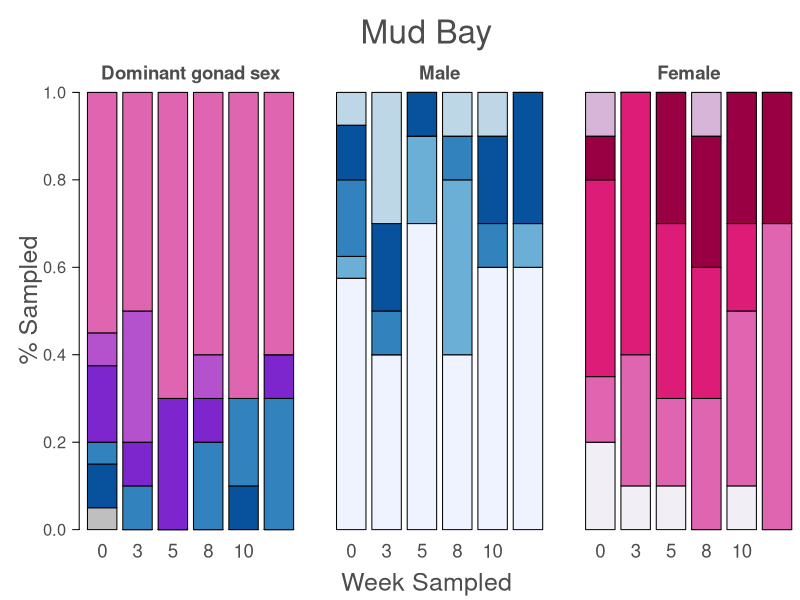
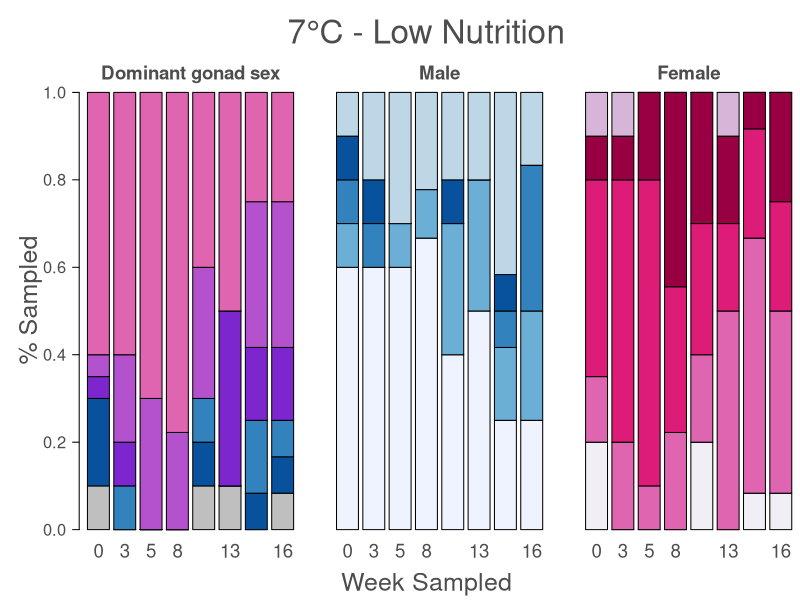
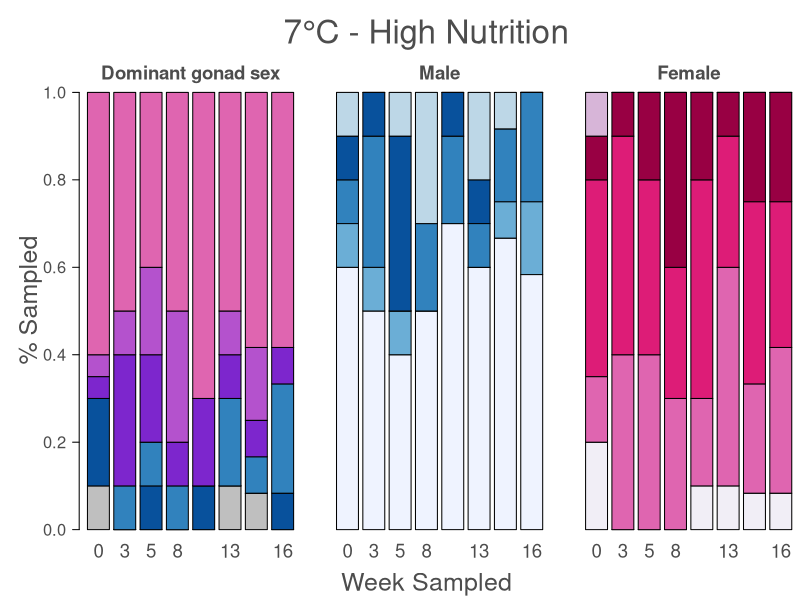
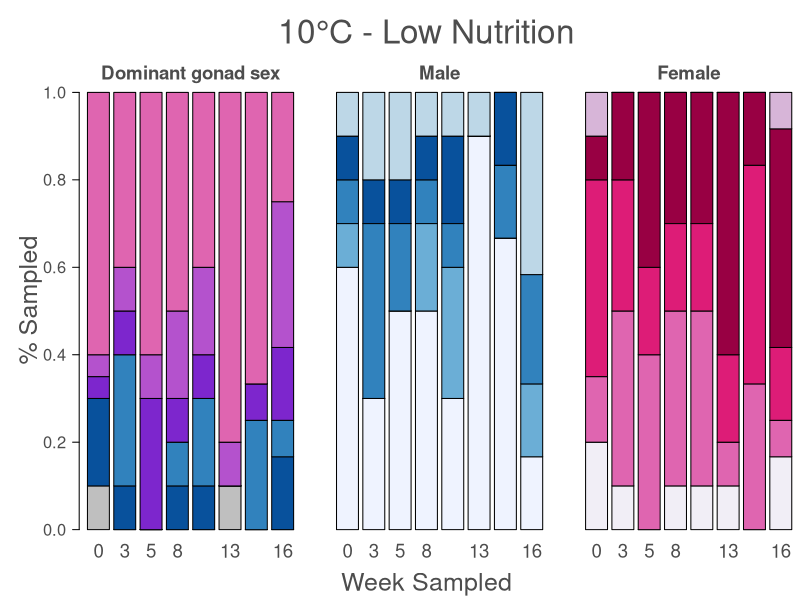
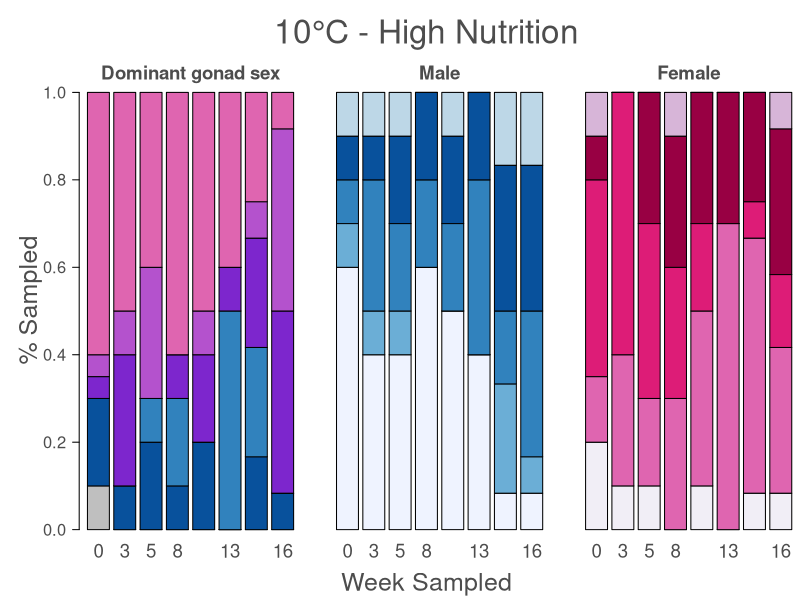
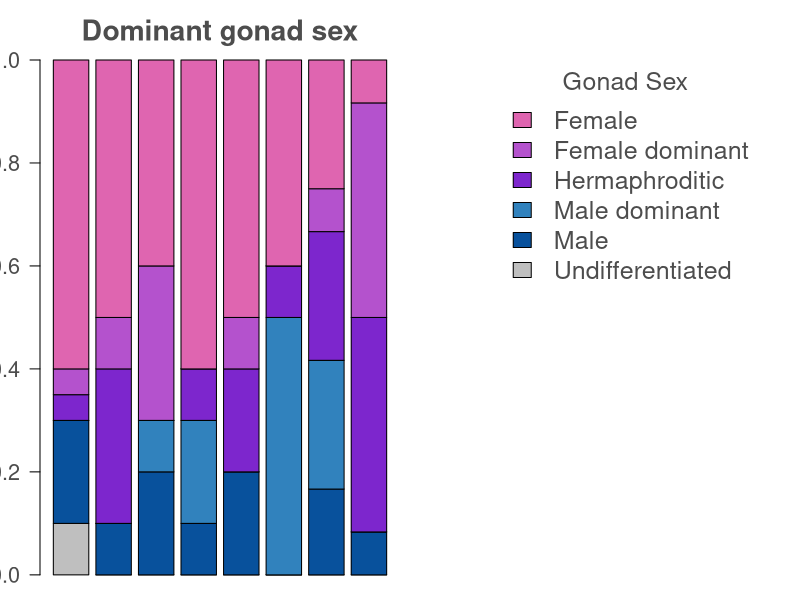
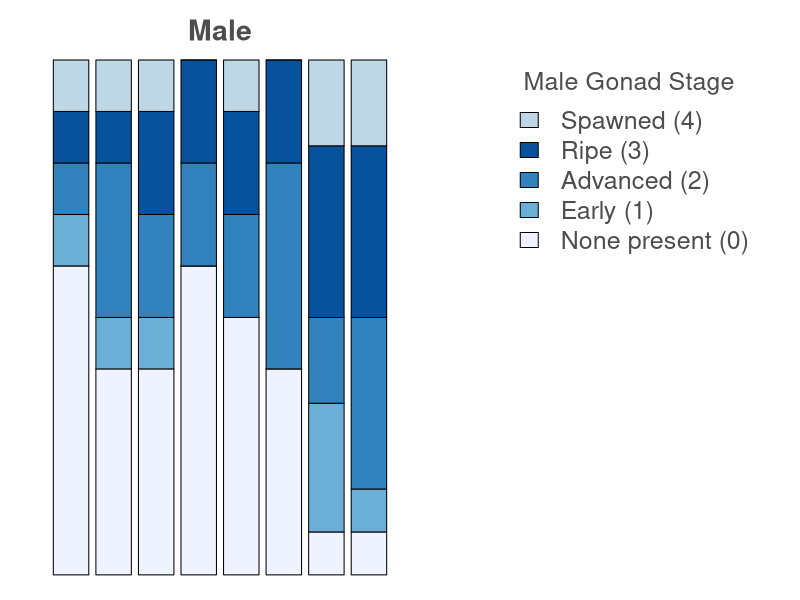
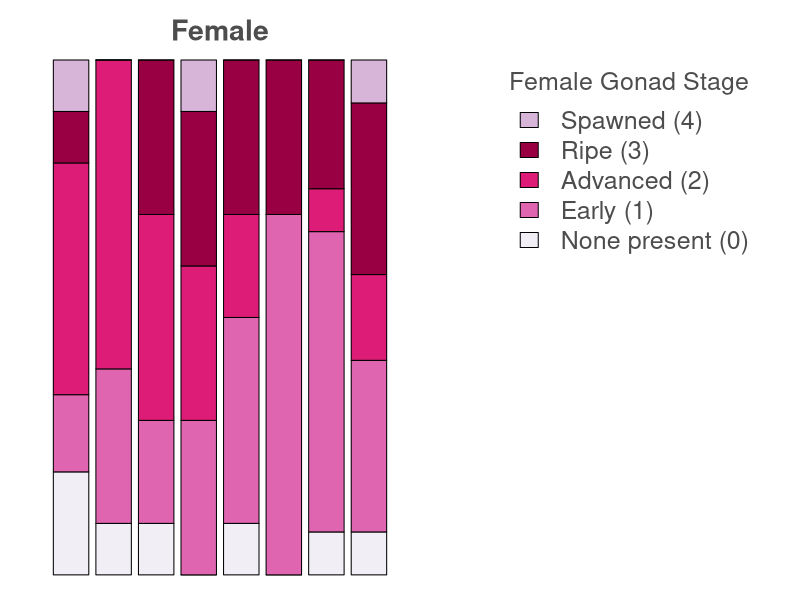

The R script that drew these images, in order: (Note: this script raises an error after producing the figures.)
# After redoing separate male/female stages, re-do analysis. 
histo <- read.csv("data/histology.csv", header=T, stringsAsFactors = T, na.strings = c("NA", " NA ", "TBD"))

#Convert a few columns to factors & reorder
histo$Week <- as.factor(histo$Week)
histo$Bag.. <- as.factor(histo$Bag..)
histo$FEMSTAGE.COL <- as.factor(histo$FEMSTAGE.COL)
histo$MALSTAGE.COL <- as.factor(histo$MALSTAGE.COL)
histo$SEX <- factor(histo$SEX, levels=c("I", "M", "HPM", "H", "HPF", "F"))
histo$TREAT <- factor(histo$TREAT, levels=c("PRE", "A" , "B", "C", "D", "Wild"))
histo$Date <- factor(histo$Date, levels=c("11/30/17", "12/20/17", "1/23/18", "1/4/18", "2/27/18", "2/9/18", "3/13/18", "3/23/18"))

summary(histo$SEX)
(45+57+56)/(8+24+45+57+56+193)

# % female 
table(subset(histo, Week==0)$SEX.COL)
25/(25+7+2+6) #62.5%, week 0 

table(subset(histo, Week==0)$FEMSTAGE.COL)
(13+9)/(4+12+13+9+2)

table(histo$SEX.COL) 
250/(250+57+8+70) # 64.9%, all weeks all treatments (including wild)

table(subset(histo, TREAT!="Wild")$SEX.COL) 
203/(203+45+8+59) # 64.4%, all weeks all treatments (not including wild)

table(subset(histo, TREAT=="Wild")$SEX.COL)
47/(47+12+11) #67.1%, Wild only 

# Prepare contingency tables 

# SEX
print(CT.sex.all <- table(histo$TREAT, histo$SEX))
print(CT.sex.Week <- table(histo$TREAT, histo$SEX, histo$Week))
print(CT.sex.FL <- table(subset(histo, Week=="0" | Week=="13")$TREAT, subset(histo, Week=="0" | Week=="13")$SEX))

# MALE STAGE
print(CT.MALSTAGE.all <- table(histo$TREAT, histo$MALSTAGE.COL))
print(CT.MALSTAGE.Week <- table(histo$TREAT, histo$MALSTAGE.COL, histo$Week))
print(CT.MALSTAGE.FL <- table(subset(histo, Week=="0" | Week=="13")$TREAT, subset(histo, Week=="0" | Week=="13")$MALSTAGE.COL))

# FEMALE STAGE
print(CT.fem.stage.all <- table(histo$TREAT, histo$FEMSTAGE.COL))
print(CT.fem.stage.Week <- table(histo$TREAT, histo$FEMSTAGE.COL, histo$Week))
print(CT.fem.stage.FL <- table(subset(histo, Week=="0" | Week=="13")$TREAT, subset(histo, Week=="0" | Week=="13")$FEMSTAGE.COL))

# CT for WILD only 
CT.W.sex <- table(subset(histo, TREAT=="Wild" | TREAT=="PRE")$Week, subset(histo, TREAT=="Wild" | TREAT=="PRE")$SEX)
CT.W.MALSTAGE <- table(subset(histo, TREAT=="Wild" | TREAT=="PRE")$Week, subset(histo, TREAT=="Wild" | TREAT=="PRE")$MALSTAGE.COL)
CT.W.fem.stage <- table(subset(histo, TREAT=="Wild" | TREAT=="PRE")$Week, subset(histo, TREAT=="Wild" | TREAT=="PRE")$FEMSTAGE.COL)

# CT for Treatment A only 
CT.A.sex <- table(subset(histo, TREAT=="A" | TREAT=="PRE")$Week, subset(histo, TREAT=="A" | TREAT=="PRE")$SEX)
CT.A.MALSTAGE <- table(subset(histo, TREAT=="A" | TREAT=="PRE")$Week, subset(histo, TREAT=="A" | TREAT=="PRE")$MALSTAGE.COL)
CT.A.fem.stage <- table(subset(histo, TREAT=="A" | TREAT=="PRE")$Week, subset(histo, TREAT=="A" | TREAT=="PRE")$FEMSTAGE.COL)

# CT for Treatment B only 
CT.B.sex <- table(subset(histo, TREAT=="B" | TREAT=="PRE")$Week, subset(histo, TREAT=="B" | TREAT=="PRE")$SEX)
CT.B.MALSTAGE <- table(subset(histo, TREAT=="B" | TREAT=="PRE")$Week, subset(histo, TREAT=="B" | TREAT=="PRE")$MALSTAGE.COL)
CT.B.fem.stage <- table(subset(histo, TREAT=="B" | TREAT=="PRE")$Week, subset(histo, TREAT=="B" | TREAT=="PRE")$FEMSTAGE.COL)

# CT for Treatment C only 
CT.C.sex <- table(subset(histo, TREAT=="C" | TREAT=="PRE")$Week, subset(histo, TREAT=="C" | TREAT=="PRE")$SEX)
CT.C.MALSTAGE <- table(subset(histo, TREAT=="C" | TREAT=="PRE")$Week, subset(histo, TREAT=="C" | TREAT=="PRE")$MALSTAGE.COL)
CT.C.fem.stage <- table(subset(histo, TREAT=="C" | TREAT=="PRE")$Week, subset(histo, TREAT=="C" | TREAT=="PRE")$FEMSTAGE.COL)

# CT for Treatment D only 
CT.D.sex <- table(subset(histo, TREAT=="D" | TREAT=="PRE")$Week, subset(histo, TREAT=="D" | TREAT=="PRE")$SEX)
CT.D.MALSTAGE <- table(subset(histo, TREAT=="D" | TREAT=="PRE")$Week, subset(histo, TREAT=="D" | TREAT=="PRE")$MALSTAGE.COL)
CT.D.fem.stage <- table(subset(histo, TREAT=="D" | TREAT=="PRE")$Week, subset(histo, TREAT=="D" | TREAT=="PRE")$FEMSTAGE.COL)


# Plot sex and male/female stage over time for each treatment


# WILD - MUD BAY BEACH SAMPLINGS 

jpeg(file = "results/gonad-barplots-wild.jpeg", width = 850, height = 550)

par(mfrow = c(1, 3), mar=c(1, 2, 3, 0), oma=c(4,4,4,0), col="gray30")

print(barplot(t(prop.table(CT.W.sex[1:6,], 1)), main="Dominant gonad sex", xlab="Week Sampled", ylab="% Sampled", las=1, col=c("gray75", "#08519c", "#3182bd", "purple3","mediumorchid3", "#df65b0"),  cex.main=1.7, col.axis = 'gray30', col.main = 'gray30', cex.lab=1.5, cex.axis = 1.5, cex.names = 1.7, legend.text = F, args.legend = list(x = "topright", bty = "n", inset=c(-1, 0), title="Gonad Sex", cex=1.5)))
chisq.test(CT.W.sex[1:6,], simulate.p.value = T, B = 10000) 

colnames(CT.W.MALSTAGE) <- c("None present (0)", "Early (1)", "Advanced (2)", "Ripe (3)", "Spawned (4)")
print(barplot(t(prop.table(CT.W.MALSTAGE[1:6,], 1)), main="Male", xlab=NA, ylab=NA, las=1, col=c("#eff3ff","#6baed6","#3182bd","#08519c","#bdd7e7"), cex.main=1.7, col.axis = 'gray30', col.main = 'gray30', cex.lab=1.5, cex.axis = 1.5, cex.names = 1.7, legend.text = F, yaxt='n', args.legend = list(x = "topright", bty = "n", inset=c(-.5, 0), title="Gonad Stage", cex=1.5)))
chisq.test(CT.W.MALSTAGE[1:6,], simulate.p.value = T, B = 10000) 

colnames(CT.D.fem.stage) <- c("None present (0)", "Early (1)", "Advanced (2)", "Ripe (3)", "Spawned (4)")
print(barplot(t(prop.table(CT.D.fem.stage[1:6,], 1)), main="Female", xlab=NA, ylab=NA, las=1, col=c("#f1eef6","#df65b0","#dd1c77","#980043","#d7b5d8"), cex.main=1.7, col.axis = 'gray30', col.main = 'gray30', cex.lab=1.5, cex.axis = 1.5, cex.names = 1.7, legend.text = F, yaxt='n', args.legend = list(x = "topright", bty = "n", inset=c(-.5, 0), title="Gonad Stage", cex=1.5)))
chisq.test(CT.W.fem.stage[1:6,], simulate.p.value = T, B = 10000) 

mtext("Mud Bay", side=3, line = .5, outer = T, cex = 2, col = "gray30")
mtext("% Sampled", side=2, line = 1, outer = T, cex = 1.5, col = "gray30")
mtext("Week Sampled", side=1, line = 2.5, outer = T, cex = 1.5, col = "gray30")

dev.off()

# A = 7C low nutrition

jpeg(file = "results/gonad-barplots-7C-low.jpeg", width = 1015, height = 550)

par(mfrow = c(1, 3), mar=c(1, 2, 3, 0), oma=c(4,4,4,0), col="gray30")

print(barplot(t(prop.table(CT.A.sex, 1)), main="Dominant gonad sex", xlab="Week Sampled", ylab="% Sampled", las=1, col=c("gray75", "#08519c", "#3182bd", "purple3","mediumorchid3", "#df65b0"),  cex.main=1.7, col.axis = 'gray30', col.main = 'gray30', cex.lab=1.5, cex.axis = 1.5, cex.names = 1.7, legend.text = F, args.legend = list(x = "topright", bty = "n", inset=c(-1, 0), title="Gonad Sex", cex=1.5)))
chisq.test(CT.A.sex, simulate.p.value = T, B = 10000) 

colnames(CT.A.MALSTAGE) <- c("None present (0)", "Early (1)", "Advanced (2)", "Ripe (3)", "Spawned (4)")
print(barplot(t(prop.table(CT.A.MALSTAGE, 1)), main="Male", xlab=NA, ylab=NA, las=1, col=c("#eff3ff","#6baed6","#3182bd","#08519c","#bdd7e7"), cex.main=1.7, col.axis = 'gray30', col.main = 'gray30', cex.lab=1.5, cex.axis = 1.5, cex.names = 1.7, legend.text = F, yaxt='n', args.legend = list(x = "topright", bty = "n", inset=c(-.5, 0), title="Gonad Stage", cex=1.5)))
chisq.test(CT.A.MALSTAGE, simulate.p.value = T, B = 10000) 

colnames(CT.A.fem.stage) <- c("None present (0)", "Early (1)", "Advanced (2)", "Ripe (3)", "Spawned (4)")
print(barplot(t(prop.table(CT.A.fem.stage, 1)), main="Female", xlab=NA, ylab=NA, las=1, col=c("#f1eef6","#df65b0","#dd1c77","#980043","#d7b5d8"), cex.main=1.7, col.axis = 'gray30', col.main = 'gray30', cex.lab=1.5, cex.axis = 1.5, cex.names = 1.7, legend.text = F, yaxt='n', args.legend = list(x = "topright", bty = "n", inset=c(-.5, 0), title="Gonad Stage", cex=1.5)))
chisq.test(CT.A.fem.stage, simulate.p.value = T, B = 10000) 

mtext("7°C - Low Nutrition", side=3, line = .5, outer = T, cex = 2, col = "gray30")
mtext("% Sampled", side=2, line = 1, outer = T, cex = 1.5, col = "gray30")
mtext("Week Sampled", side=1, line = 2.5, outer = T, cex = 1.5, col = "gray30")

dev.off()

# C = 7C high nutrition

jpeg(file = "results/gonad-barplots-7C-high.jpeg", width = 1015, height = 550)

par(mfrow = c(1, 3), mar=c(1, 2, 3, 0), oma=c(4,4,4,0), col="gray30")

print(barplot(t(prop.table(CT.C.sex, 1)), main="Dominant gonad sex", xlab="Week Sampled", ylab="% Sampled", las=1, col=c("gray75", "#08519c", "#3182bd", "purple3","mediumorchid3", "#df65b0"),  cex.main=1.7, col.axis = 'gray30', col.main = 'gray30', cex.lab=1.5, cex.axis = 1.5, cex.names = 1.7, legend.text = F, args.legend = list(x = "topright", bty = "n", inset=c(-1, 0), title="Gonad Sex", cex=1.5)))
chisq.test(CT.C.sex, simulate.p.value = T, B = 10000) 

colnames(CT.C.MALSTAGE) <- c("None present (0)", "Early (1)", "Advanced (2)", "Ripe (3)", "Spawned (4)")
print(barplot(t(prop.table(CT.C.MALSTAGE, 1)), main="Male", xlab=NA, ylab=NA, las=1, col=c("#eff3ff","#6baed6","#3182bd","#08519c","#bdd7e7"), cex.main=1.7, col.axis = 'gray30', col.main = 'gray30', cex.lab=1.5, cex.axis = 1.5, cex.names = 1.7, legend.text = F, yaxt='n', args.legend = list(x = "topright", bty = "n", inset=c(-.5, 0), title="Gonad Stage", cex=1.5)))
chisq.test(CT.C.MALSTAGE, simulate.p.value = T, B = 10000) 

colnames(CT.C.fem.stage) <- c("None present (0)", "Early (1)", "Advanced (2)", "Ripe (3)", "Spawned (4)")
print(barplot(t(prop.table(CT.C.fem.stage, 1)), main="Female", xlab=NA, ylab=NA, las=1, col=c("#f1eef6","#df65b0","#dd1c77","#980043","#d7b5d8"), cex.main=1.7, col.axis = 'gray30', col.main = 'gray30', cex.lab=1.5, cex.axis = 1.5, cex.names = 1.7, legend.text = F, yaxt='n', args.legend = list(x = "topright", bty = "n", inset=c(-.5, 0), title="Gonad Stage", cex=1.5)))
chisq.test(CT.C.fem.stage, simulate.p.value = T, B = 10000) 

mtext("7°C - High Nutrition", side=3, line = .5, outer = T, cex = 2, col = "gray30")
mtext("% Sampled", side=2, line = 1, outer = T, cex = 1.5, col = "gray30")
mtext("Week Sampled", side=1, line = 2.5, outer = T, cex = 1.5, col = "gray30")

dev.off()


# B = 10C low nutrition

jpeg(file = "results/gonad-barplots-10C-low.jpeg", width = 1015, height = 550)

par(mfrow = c(1, 3), mar=c(1, 2, 3, 0), oma=c(4,4,4,0), col="gray30")

print(barplot(t(prop.table(CT.B.sex, 1)), main="Dominant gonad sex", xlab="Week Sampled", ylab="% Sampled", las=1, col=c("gray75", "#08519c", "#3182bd", "purple3","mediumorchid3", "#df65b0"),  cex.main=1.7, col.axis = 'gray30', col.main = 'gray30', cex.lab=1.5, cex.axis = 1.5, cex.names = 1.7, legend.text = F, args.legend = list(x = "topright", bty = "n", inset=c(-1, 0), title="Gonad Sex", cex=1.5)))
chisq.test(CT.B.sex, simulate.p.value = T, B = 10000) 

colnames(CT.B.MALSTAGE) <- c("None present (0)", "Early (1)", "Advanced (2)", "Ripe (3)", "Spawned (4)")
print(barplot(t(prop.table(CT.B.MALSTAGE, 1)), main="Male", xlab=NA, ylab=NA, las=1, col=c("#eff3ff","#6baed6","#3182bd","#08519c","#bdd7e7"), cex.main=1.7, col.axis = 'gray30', col.main = 'gray30', cex.lab=1.5, cex.axis = 1.5, cex.names = 1.7, legend.text = F, yaxt='n', args.legend = list(x = "topright", bty = "n", inset=c(-.5, 0), title="Gonad Stage", cex=1.5)))
chisq.test(CT.B.MALSTAGE, simulate.p.value = T, B = 10000) 

colnames(CT.B.fem.stage) <- c("None present (0)", "Early (1)", "Advanced (2)", "Ripe (3)", "Spawned (4)")
print(barplot(t(prop.table(CT.B.fem.stage, 1)), main="Female", xlab=NA, ylab=NA, las=1, col=c("#f1eef6","#df65b0","#dd1c77","#980043","#d7b5d8"), cex.main=1.7, col.axis = 'gray30', col.main = 'gray30', cex.lab=1.5, cex.axis = 1.5, cex.names = 1.7, legend.text = F, yaxt='n', args.legend = list(x = "topright", bty = "n", inset=c(-.5, 0), title="Gonad Stage", cex=1.5)))
chisq.test(CT.B.fem.stage, simulate.p.value = T, B = 10000) 

mtext("10°C - Low Nutrition", side=3, line = .5, outer = T, cex = 2, col = "gray30")
mtext("% Sampled", side=2, line = 1, outer = T, cex = 1.5, col = "gray30")
mtext("Week Sampled", side=1, line = 2.5, outer = T, cex = 1.5, col = "gray30")

dev.off()

# D = 10C high nutrition

jpeg(file = "results/gonad-barplots-10C-high.jpeg", width = 1015, height = 550)

par(mfrow = c(1, 3), mar=c(1, 2, 3, 0), oma=c(4,4,4,0), col="gray30")

print(barplot(t(prop.table(CT.D.sex, 1)), main="Dominant gonad sex", xlab="Week Sampled", ylab="% Sampled", las=1, col=c("gray75", "#08519c", "#3182bd", "purple3","mediumorchid3", "#df65b0"),  cex.main=1.7, col.axis = 'gray30', col.main = 'gray30', cex.lab=1.5, cex.axis = 1.5, cex.names = 1.7, legend.text = F, args.legend = list(x = "topright", bty = "n", inset=c(-1, 0), title="Gonad Sex", cex=1.5)))
chisq.test(CT.D.sex, simulate.p.value = T, B = 10000)  #sign.

colnames(CT.D.MALSTAGE) <- c("None present (0)", "Early (1)", "Advanced (2)", "Ripe (3)", "Spawned (4)")
print(barplot(t(prop.table(CT.D.MALSTAGE, 1)), main="Male", xlab=NA, ylab=NA, las=1, col=c("#eff3ff","#6baed6","#3182bd","#08519c","#bdd7e7"), cex.main=1.7, col.axis = 'gray30', col.main = 'gray30', cex.lab=1.5, cex.axis = 1.5, cex.names = 1.7, legend.text = F, yaxt='n', args.legend = list(x = "topright", bty = "n", inset=c(-.5, 0), title="Gonad Stage", cex=1.5)))
chisq.test(CT.D.MALSTAGE, simulate.p.value = T, B = 10000) 

colnames(CT.D.fem.stage) <- c("None present (0)", "Early (1)", "Advanced (2)", "Ripe (3)", "Spawned (4)")
print(barplot(t(prop.table(CT.D.fem.stage, 1)), main="Female", xlab=NA, ylab=NA, las=1, col=c("#f1eef6","#df65b0","#dd1c77","#980043","#d7b5d8"), cex.main=1.7, col.axis = 'gray30', col.main = 'gray30', cex.lab=1.5, cex.axis = 1.5, cex.names = 1.7, legend.text = F, yaxt='n', args.legend = list(x = "topright", bty = "n", inset=c(-.5, 0), title="Gonad Stage", cex=1.5)))
chisq.test(CT.D.fem.stage, simulate.p.value = T, B = 10000) 

mtext("10°C - High Nutrition", side=3, line = .5, outer = T, cex = 2, col = "gray30")
mtext("% Sampled", side=2, line = 1, outer = T, cex = 1.5, col = "gray30")
mtext("Week Sampled", side=1, line = 2.5, outer = T, cex = 1.5, col = "gray30")

dev.off()


# PLOTS FOR LEGENDS 

pdf(file = "results/gonad-barplots-sex-legend.pdf", width = 8.5, height = 6.5)
par(mar=c(1, 2, 3, 20), col="gray30")
colnames(CT.D.sex) <- c("Undifferentiated", "Male", "Male dominant", "Hermaphroditic", "Female dominant", "Female")
print(barplot(t(prop.table(CT.D.sex, 1)), main="Dominant gonad sex", xlab="Week Sampled", ylab="% Sampled", las=1, col=c("gray75", "#08519c", "#3182bd", "purple3","mediumorchid3", "#df65b0"),  cex.main=1.7, col.axis = 'gray30', col.main = 'gray30', cex.lab=1.5, cex.axis = 1.3, cex.names = 1.3, legend.text = T, args.legend = list(x = "topright", bty = "n", inset=c(-1, 0), title="Gonad Sex", cex=1.5)))
dev.off()

pdf(file = "results/gonad-barplots-male-stage-legend.pdf", width = 8.5, height = 6.5)
par(mar=c(1, 2, 3, 20), col="gray30")
print(barplot(t(prop.table(CT.D.MALSTAGE, 1)), main="Male", xlab=NA, ylab=NA, las=1, col=c("#eff3ff","#6baed6","#3182bd","#08519c","#bdd7e7"), cex.main=1.7, col.axis = 'gray30', col.main = 'gray30', cex.lab=1.5, cex.axis = 1.3, cex.names = 1.3, legend.text = T, yaxt='n', args.legend = list(x = "topright", bty = "n", inset=c(-1, 0), title="Male Gonad Stage", cex=1.5)))
dev.off()

pdf(file = "results/gonad-barplots-female-stage-legend.pdf", width = 8.5, height = 6.5)
par(mar=c(1, 2, 3, 20), col="gray30")
print(barplot(t(prop.table(CT.D.fem.stage, 1)), main="Female", xlab=NA, ylab=NA, las=1, col=c("#f1eef6","#df65b0","#dd1c77","#980043","#d7b5d8"), cex.main=1.7, col.axis = 'gray30', col.main = 'gray30', cex.lab=1.5, cex.axis = 1.3, cex.names = 1.3, legend.text = T, yaxt='n', args.legend = list(x = "topright", bty = "n", inset=c(-1, 0), title="Female Gonad Stage", cex=1.5)))
dev.off()


# Significance testing between treatments 

# All treatment weeks prior to reproductive conditioning combined (3-13):

print(sex.all <- table(subset(histo, Week!="0" & Week!="15" & Week!="16")$TREAT, subset(histo, Week!="0" & Week!="15" & Week!="16")$SEX))
chisq.test(sex.all[-1,], simulate.p.value = T, B = 10000)  #no sign. diff

# Collapsed sex designations (HPF = F, etc.)
print(sex.all.col <- table(subset(histo, Week!="0" & Week!="15" & Week!="16")$TREAT, subset(histo, Week!="0" & Week!="15" & Week!="16")$SEX.COL))
chisq.test(sex.all.col[-1,-1], simulate.p.value = T, B = 10000)  #no sign. diff

# Male gonad stage 
print(malstage.all <- table(subset(histo, Week!="0" & Week!="15" & Week!="16")$TREAT, subset(histo, Week!="0" & Week!="15" & Week!="16")$MALSTAGE.COL))
chisq.test(malstage.all[-1,], simulate.p.value = T, B = 10000)  #different, p=0.0118. How?

# Female gonad stage 
print(femalstage.all <- table(subset(histo, Week!="0" & Week!="15" & Week!="16")$TREAT, subset(histo, Week!="0" & Week!="15" & Week!="16")$FEMSTAGE.COL))
chisq.test(femalstage.all[-1,], simulate.p.value = T, B = 10000)  #no sign. diff


# Week 3 

print(sex.wk3 <- table(subset(histo, Week=="3")$TREAT, subset(histo, Week=="3")$SEX))
chisq.test(sex.wk3[-1,-1], simulate.p.value = T, B = 10000)  #no sign. diff

# Collapsed sex designations (HPF = F, etc.)
print(sex.wk3.col <- table(subset(histo, Week=="3")$TREAT, subset(histo, Week=="3")$SEX.COL))
fisher.test(sex.wk3.col[-1,-1], simulate.p.value = T, B = 10000)  #no sign. diff

# Male gonad stage 
print(malstage.wk3 <- table(subset(histo, Week=="3")$TREAT, subset(histo, Week=="3")$MALSTAGE.COL))
chisq.test(malstage.wk3[-1,], simulate.p.value = T, B = 10000)  #no sign. diff

# Female gonad stage 
print(femalstage.wk3 <- table(subset(histo, Week=="3")$TREAT, subset(histo, Week=="3")$FEMSTAGE.COL))
chisq.test(femalstage.wk3[-1,], simulate.p.value = T, B = 10000)  #no sign. diff


# Week 5 

print(sex.wk5 <- table(subset(histo, Week=="5")$TREAT, subset(histo, Week=="5")$SEX))
chisq.test(sex.wk5[-1,-1], simulate.p.value = T, B = 10000)  #no sign. diff

# Collapsed sex designations (HPF = F, etc.)
print(sex.wk5.col <- table(subset(histo, Week=="5")$TREAT, subset(histo, Week=="5")$SEX.COL))
fisher.test(sex.wk5.col[-1,-1], simulate.p.value = T, B = 10000)  #no sign. diff

# Male gonad stage 
print(malstage.wk5 <- table(subset(histo, Week=="5")$TREAT, subset(histo, Week=="5")$MALSTAGE.COL))
chisq.test(malstage.wk5[-1,], simulate.p.value = T, B = 10000)  #no sign. diff

# Female gonad stage 
print(femalstage.wk5 <- table(subset(histo, Week=="5")$TREAT, subset(histo, Week=="5")$FEMSTAGE.COL))
fisher.test(femalstage.wk5[-1,], simulate.p.value = T, B = 10000)  #no sign. diff


# Week 8 

print(sex.wk8 <- table(subset(histo, Week=="8")$TREAT, subset(histo, Week=="8")$SEX))
chisq.test(sex.wk8[-1,-1], simulate.p.value = T, B = 10000)  #no sign. diff

# Collapsed sex designations (HPF = F, etc.)
print(sex.wk8.col <- table(subset(histo, Week=="8")$TREAT, subset(histo, Week=="8")$SEX.COL))
fisher.test(sex.wk8.col[-1,-1], simulate.p.value = T, B = 10000)  #no sign. diff

# Male gonad stage 
print(malstage.wk8 <- table(subset(histo, Week=="8")$TREAT, subset(histo, Week=="8")$MALSTAGE.COL))
chisq.test(malstage.wk8[-1,], simulate.p.value = T, B = 10000)  #no sign. diff

# Female gonad stage 
print(femalstage.wk8 <- table(subset(histo, Week=="8")$TREAT, subset(histo, Week=="8")$FEMSTAGE.COL))
chisq.test(femalstage.wk8[-1,], simulate.p.value = T, B = 10000)  #no sign. diff


# Week 10 

print(sex.wk10 <- table(subset(histo, Week=="10")$TREAT, subset(histo, Week=="10")$SEX))
chisq.test(sex.wk10[-1,], simulate.p.value = T, B = 10000)  #no sign. diff

# Collapsed sex designations (HPF = F, etc.)
print(sex.wk10.col <- table(subset(histo, Week=="10")$TREAT, subset(histo, Week=="10")$SEX.COL))
chisq.test(sex.wk10.col[-1,-1], simulate.p.value = T, B = 10000)  #no sign. diff

# Male gonad stage 
print(malstage.wk10 <- table(subset(histo, Week=="10")$TREAT, subset(histo, Week=="10")$MALSTAGE.COL))
chisq.test(malstage.wk10[-1,], simulate.p.value = T, B = 10000)  #no sign. diff

# Female gonad stage 
print(femalstage.wk10 <- table(subset(histo, Week=="10")$TREAT, subset(histo, Week=="10")$FEMSTAGE.COL))
fisher.test(femalstage.wk10[-1,], simulate.p.value = T, B = 10000)  #no sign. diff



# Week 13 (end of treatment)

print(sex.wk13 <- table(subset(histo, Week=="13")$TREAT, subset(histo, Week=="13")$SEX))
fisher.test(sex.wk13[2:5,], simulate.p.value = T, B = 10000)  #no sign. diff

# Collapsed sex designations (HPF = F, etc.)
print(sex.wk13.col <- table(subset(histo, Week=="13")$TREAT, subset(histo, Week=="13")$SEX.COL))
chisq.test(sex.wk13.col[2:5,-1], simulate.p.value = T, B = 10000)  #no sign. diff

# Male gonad stage 
print(malstage.wk13 <- table(subset(histo, Week=="13")$TREAT, subset(histo, Week=="13")$MALSTAGE.COL))
chisq.test(malstage.wk13[2:5,], simulate.p.value = T, B = 10000)  # diff! 
pairwiseNominalIndependence(malstage.wk13[2:5,],fisher = TRUE,gtest  = FALSE, chisq  = FALSE, digits = 3)


# Female gonad stage 
print(femalstage.wk13 <- table(subset(histo, Week=="13")$TREAT, subset(histo, Week=="13")$FEMSTAGE.COL))
chisq.test(femalstage.wk13[-1,], simulate.p.value = T, B = 10000)  #no sign. diff


# Week 15 (last sampling, 3rd week of reproductive conditioning

print(sex.wk15 <- table(subset(histo, Week=="15")$TREAT, subset(histo, Week=="15")$SEX))
fisher.test(sex.wk15[2:5,], simulate.p.value = T, B = 10000)  #no 
chisq.test(sex.wk15[2:5,], simulate.p.value = T, B = 10000)  #no sign. diff

# Collapsed sex designations (HPF = F, etc.)
print(sex.wk15.col <- table(subset(histo, Week=="15")$TREAT, subset(histo, Week=="15")$SEX.COL))
chisq.test(sex.wk15.col[2:5,-1], simulate.p.value = T, B = 10000)  #no sign. diff

# Male gonad stage 
print(malstage.wk15 <- table(subset(histo, Week=="15")$TREAT, subset(histo, Week=="15")$MALSTAGE.COL))
chisq.test(malstage.wk15[2:5,], simulate.p.value = T, B = 10000)  #Yes diff. 

# Female gonad stage 
print(femalstage.wk15 <- table(subset(histo, Week=="15")$TREAT, subset(histo, Week=="15")$FEMSTAGE.COL))
chisq.test(femalstage.wk15[2:5,-5], simulate.p.value = T, B = 10000)  #no sign. diff


# Week 16 (last sampling, 3rd week of reproductive conditioning

print(sex.wk16 <- table(subset(histo, Week=="16")$TREAT, subset(histo, Week=="16")$SEX))
fisher.test(sex.wk16[2:5,], simulate.p.value = T, B = 10000)  #yes diff 
chisq.test(sex.wk16[2:5,], simulate.p.value = T, B = 10000)  #no sign. diff

# Collapsed sex designations (HPF = F, etc.)
print(sex.wk16.col <- table(subset(histo, Week=="16")$TREAT, subset(histo, Week=="16")$SEX.COL))
chisq.test(sex.wk16.col[2:5,-1], simulate.p.value = T, B = 10000)  #no sign. diff

# Male gonad stage 
print(malstage.wk16 <- table(subset(histo, Week=="16")$TREAT, subset(histo, Week=="16")$MALSTAGE.COL))
chisq.test(malstage.wk16[2:5,], simulate.p.value = T, B = 10000)  #Yes diff. 

# Female gonad stage 
print(femalstage.wk16 <- table(subset(histo, Week=="16")$TREAT, subset(histo, Week=="16")$FEMSTAGE.COL))
chisq.test(femalstage.wk16[2:5,], simulate.p.value = T, B = 10000)  #no sign. diff


# Weeks 15 & 16 (2 conditioning weeks) 

print(sex.wkcond <- table(subset(histo, Week=="15" | Week=="16")$TREAT, subset(histo, Week=="15" | Week=="16")$SEX))
fisher.test(sex.wkcond[2:5,], simulate.p.value = T, B = 10000)  #yes diff 
chisq.test(sex.wkcond[2:5,], simulate.p.value = T, B = 10000)  #no sign. diff

# Collapsed sex designations (HPF = F, etc.)
print(sex.wkcond.col <- table(subset(histo, Week=="15" | Week=="16")$TREAT, subset(histo, Week=="15" | Week=="16")$SEX.COL))
chisq.test(sex.wkcond.col[2:5,-1], simulate.p.value = T, B = 10000)  #no sign. diff

# Male gonad stage 
print(malstage.wkcond <- table(subset(histo, Week=="15" | Week=="16")$TREAT, subset(histo, Week=="15" | Week=="16")$MALSTAGE.COL))
chisq.test(malstage.wkcond[2:5,], simulate.p.value = T, B = 10000)  #Yes diff. 

# Female gonad stage 
print(femalstage.wkcond <- table(subset(histo, Week=="15" | Week=="16")$TREAT, subset(histo, Week=="15" | Week=="16")$FEMSTAGE.COL))
chisq.test(femalstage.wkcond[2:5,], simulate.p.value = T, B = 10000)  #no sign. diff


# Compare Weeks 0 to 13

print(sex.wkcond <- table(histo$Week, histo$SEX))
fisher.test(sex.wkcond[c(1,6),], simulate.p.value = T, B = 10000)  #yes diff 
chisq.test(sex.wkcond[c(1,6),], simulate.p.value = T, B = 10000)  #no sign. diff

# Collapsed sex designations (HPF = F, etc.)
print(sex.wkcond.col <- table(histo$Week, histo$SEX.COL))
chisq.test(sex.wkcond.col[c(1,6),-1], simulate.p.value = T, B = 10000)  #no sign. diff

# Male gonad stage 
print(malstage.wkcond <- table(histo$Week, histo$MALSTAGE.COL))
chisq.test(malstage.wkcond[c(1,6),-1], simulate.p.value = T, B = 10000)  #Yes diff. 

# Female gonad stage 
print(femalstage.wkcond <- table(histo$Week, histo$FEMSTAGE.COL))
chisq.test(femalstage.wkcond[c(1,6),-1], simulate.p.value = T, B = 10000)  #no sign. diff

# Female gonad stage, weeks 13 vs. 16
print(femalstage.wkcond <- table(histo$Week, histo$FEMSTAGE.COL))
chisq.test(femalstage.wkcond[c(6,8),-1], simulate.p.value = T, B = 10000)  #no sign. diff


oocyte <- read.csv("data/2019-04-02_Oocyte-length.csv", header=T, stringsAsFactors = T)
oocyte.meanlength <- aggregate(Length ~ Sample+TEMP+FOOD+Week+TREAT+TREAT.NAME, oocyte, mean)

oocyte.size <- oocyte %>%
  group_by(Sample, Week, TEMP, FOOD, TREAT.NAME) %>%
  summarize(mean_length = mean(Length, na.rm = TRUE), sd_length = sd(Length, na.rm = TRUE))

oocyte.size$cv <- oocyte.size$sd_length/oocyte.size$mean_length
summary(oocyte.size$cv) #average variation within an individual 

summary(oocyte$Length)
sd(oocyte$Length)
aggregate(Length ~ TEMP, oocyte, mean)
aggregate(Length ~ TEMP, oocyte, sd)
aggregate(Sample ~ TEMP+FOOD, oocyte, FUN = length)
length(unique(subset(oocyte, TREAT=="D")$Sample)) # number of samples for each treatment

# Compare oocyte length by treatment, using mean size per individual 
summary(aov(Length ~ TEMP*FOOD, data=subset(oocyte.meanlength, TEMP!="Wild")))
TukeyHSD(aov(Length ~ TEMP*FOOD, data=subset(oocyte.meanlength, TEMP!="Wild")))
summary(aov(Length ~ TEMP, data=subset(oocyte.meanlength, TEMP!="Wild"))) 
summary(aov(Length ~ FOOD, data=subset(oocyte.meanlength, TEMP!="Wild"))) 

summary(aov(Length ~ TEMP, data=subset(oocyte.meanlength, TEMP!="Wild" & Week!=13))) 
summary(aov(Length ~ TEMP, data=subset(oocyte.meanlength, TEMP!="Wild" & Week!=15))) 
summary(aov(Length ~ TEMP, data=subset(oocyte.meanlength, TEMP!="Wild" & Week!=16))) 

# test whether i can just use 12 oocytes 
test <- oocyte %>% group_by(Sample, Week, TEMP, FOOD, TREAT.NAME) %>% sample_n(size = 12)
oocyte.meanlength.test <- aggregate(Length ~ Sample+TEMP+FOOD+Week+TREAT+TREAT.NAME, test, mean)

# Compare oocyte length by treatment, using mean size per individual 
summary(aov(Length ~ TEMP*FOOD, data=subset(oocyte.meanlength.test, TEMP!="Wild")))
summary(aov(Length ~ TEMP, data=subset(oocyte.meanlength.test, TEMP!="Wild"))) #yes no diff. 

#Plot mean oocyte length for each oyster sample, by treatment 
pdf(file="results/Stage3-oocyte-size.pdf", width=5, height=6)
ggplot(data=subset(oocyte.meanlength, TREAT!="Wild"), aes(x=TREAT.NAME, y=Length, fill=TREAT.NAME)) + geom_boxplot() + theme_bw(base_size = 13) + ggtitle(label = "Stage 3 oocyte size\nweeks 13-16") + ylab("Maximum oocyte length (um)") + scale_fill_manual(values=c("slategray", "slategray1", "lightcoral",  "rosybrown1"), name=element_blank(), labels = c("Cold / High Food", "Cold / Low Food", "Warm / High Food", "Warm / Low Food")) + theme(axis.title.x=element_blank(), axis.text.x=element_blank(),axis.ticks.x=element_blank()) 
dev.off()

png(file="results/Stage3-oocyte-size.png", width=350, height=400)
ggplot(data=subset(oocyte.meanlength, TREAT!="Wild"), aes(x=TREAT.NAME, y=Length, col=TREAT.NAME)) + geom_boxplot(lwd=0.8) + theme_bw(base_size = 11) + ggtitle(label = "Stage 3 oocyte size\nweeks 13-16") + ylab("Maximum oocyte length (um)") + scale_color_manual(values=c('#0571b0','#92c5de','#ca0020','#f4a582'), name=element_blank(), labels = c("Cold / High Food", "Cold / Low Food", "Warm / High Food", "Warm / Low Food")) + theme(axis.title.x=element_blank(), axis.text.x=element_blank(),axis.ticks.x=element_blank()) + geom_jitter(width = .2)
dev.off()


# with wild too (but only 1 wild sample)
ggplot(data=oocyte, aes(x=TREAT.NAME, y=Length, fill=TREAT.NAME)) +
  geom_boxplot() + ggtitle(label = "Stage 3 oocyte size, weeks 13-16") + ylab("Maximum oocyte length (um)") + scale_fill_manual(values=c("skyblue3", "seagreen3", "indianred2",  "orange1", "gray30")) + theme(axis.title.x=element_blank(), axis.text.x=element_blank(),axis.ticks.x=element_blank())

# Plot % of each sex over time 
test <- table(subset(histo, TREAT!="Wild")$Week, subset(histo, TREAT!="Wild")$SEX.COL)[,-1]
test <- as.data.frame(prop.table(test, margin = 1))
ggplot(data=test, aes(x=Var1, y=Freq, group=Var2, col=Var2)) + geom_line() + theme_bw(base_size = 12) + geom_point(size=3) + ylab("Frequency")
  
# Plot % of each sex over time 
test <- table(subset(histo, TREAT!="Wild")$Week, subset(histo, TREAT!="Wild")$SEX.COL, subset(histo, TREAT!="Wild")$TREAT)[-1,-1,2:5]
test <- as.data.frame(prop.table(test, margin = 1))
ggplot(data=subset(test, Var3=="A"), aes(x=Var1, y=Freq, group=Var2, col=Var2)) + geom_line() + theme_bw(base_size = 12) + geom_point(size=3) + ylab("Frequency")
ggplot(data=subset(test, Var3=="C"), aes(x=Var1, y=Freq, group=Var2, col=Var2)) + geom_line() + theme_bw(base_size = 12) + geom_point(size=3) + ylab("Frequency")
ggplot(data=subset(test, Var3=="B"), aes(x=Var1, y=Freq, group=Var2, col=Var2)) + geom_line() + theme_bw(base_size = 12) + geom_point(size=3) + ylab("Frequency")
ggplot(data=subset(test, Var3=="D"), aes(x=Var1, y=Freq, group=Var2, col=Var2)) + geom_line() + theme_bw(base_size = 12) + geom_point(size=3) + ylab("Frequency")


# Plot male stage over time 
test <- table(subset(histo, TREAT!="Wild")$Week, subset(histo, TREAT!="Wild")$MALSTAGE.COL)
test <- as.data.frame(prop.table(test, margin = 1))
ggplot(data=subset(test, Var2!=0), aes(x=Var1, y=Freq, group=Var2, col=Var2)) + geom_line() + theme_bw(base_size = 12) + geom_point(size=3) + ylab("Frequency") + scale_color_manual(values=c("#6baed6","#3182bd","#08519c","#bdd7e7"))

# Plot female stage over time 
test <- table(subset(histo, TREAT!="Wild")$Week, subset(histo, TREAT!="Wild")$FEMSTAGE.COL)
test <- as.data.frame(prop.table(test, margin = 1))
ggplot(data=subset(test, Var2!=0), aes(x=Var1, y=Freq, group=Var2, col=Var2)) + geom_line() + theme_bw(base_size = 12) + geom_point(size=3) + ylab("Frequency") + scale_color_manual(values=c("#df65b0","#dd1c77","#980043","#d7b5d8")) 
